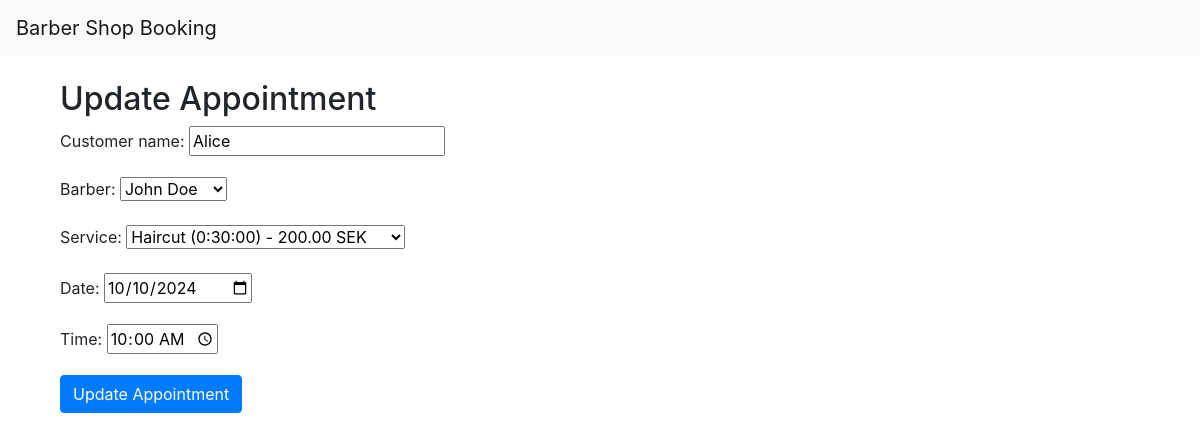
The app's page /update/1/ with its own data.
### bookings/models.py (models this page shows, shortened)
class Booking(models.Model):
    customer_name = models.CharField(max_length=100)
    barber = models.ForeignKey(Barber, on_delete=models.CASCADE)
    service = models.ForeignKey(Service, on_delete=models.CASCADE)
    date = models.DateField()
    time = models.TimeField()

### bookings/views.py (the view)
# urls.py: path('update/<int:booking_id>/', views.update_appointment, name='update_appointment'),
def update_appointment(request, booking_id):
    booking = get_object_or_404(Booking, id=booking_id)
    if request.method == 'POST':
        form = BookingForm(request.POST, instance=booking)
        if form.is_valid():
            form.save()
            return redirect('booking_success')
    else:
        form = BookingForm(instance=booking)
    return render(request, 'bookings/update_appointment.html', {'form': form})

### bookings/forms.py
class BookingForm(forms.ModelForm):
    class Meta:
        model = Booking
        fields = ['customer_name', 'barber', 'service', 'date', 'time']
        widgets = {
            'date': forms.DateInput(attrs={'type': 'date'}),
            'time': forms.TimeInput(attrs={'type': 'time'}),
        }

### bookings/models.py (called while the page is built)
    def __str__(self):
        return self.name

    def __str__(self):
        return f"{self.name} ({self.duration}) - {self.price} SEK"

### bookings/templates/bookings/update_appointment.html (shortened to what this page needs)
{% extends 'base.html' %}
{% block content %}
  <div class="container mt-4">
    <h2>Update Appointment</h2>
    <form method="post">
      {{ form.as_p }}
      <button class="btn btn-primary" type="submit">Update Appointment</button>
    </form>
  </div>
{% endblock %}

### records on screen
Booking: customer_name "Alice", barber "John Doe", service "Haircut (0:30:00) - 200.00 SEK", date "10/10/2024", time "10:00:00"
